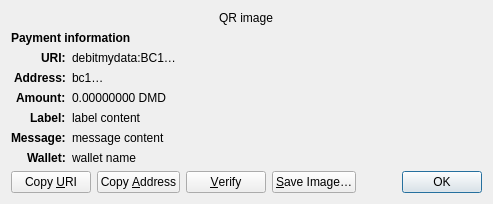
<?xml version="1.0" encoding="UTF-8"?>
<ui version="4.0">
 <class>ReceiveRequestDialog</class>
 <widget class="QDialog" name="ReceiveRequestDialog">
  <property name="geometry">
   <rect>
    <x>0</x>
    <y>0</y>
    <width>413</width>
    <height>229</height>
   </rect>
  </property>
  <property name="windowTitle">
   <string>Request payment to …</string>
  </property>
  <layout class="QGridLayout" name="gridLayout" columnstretch="0,1">
   <property name="sizeConstraint">
    <enum>QLayout::SetFixedSize</enum>
   </property>
   <item row="0" column="0" colspan="2" alignment="Qt::AlignHCenter">
    <widget class="QRImageWidget" name="qr_code">
     <property name="text">
      <string notr="true">QR image</string>
     </property>
     <property name="textInteractionFlags">
      <set>Qt::NoTextInteraction</set>
     </property>
    </widget>
   </item>
   <item row="1" column="0" colspan="2">
    <widget class="QLabel" name="payment_header">
     <property name="font">
      <font>
       <weight>75</weight>
       <bold>true</bold>
      </font>
     </property>
     <property name="text">
      <string>Payment information</string>
     </property>
     <property name="textInteractionFlags">
      <set>Qt::NoTextInteraction</set>
     </property>
    </widget>
   </item>
   <item row="2" column="0" alignment="Qt::AlignRight|Qt::AlignTop">
    <widget class="QLabel" name="uri_tag">
     <property name="font">
      <font>
       <weight>75</weight>
       <bold>true</bold>
      </font>
     </property>
     <property name="text">
      <string notr="true">URI:</string>
     </property>
     <property name="textFormat">
      <enum>Qt::PlainText</enum>
     </property>
     <property name="textInteractionFlags">
      <set>Qt::NoTextInteraction</set>
     </property>
    </widget>
   </item>
   <item row="2" column="1" alignment="Qt::AlignTop">
    <widget class="QLabel" name="uri_content">
     <property name="text">
      <string notr="true">debitmydata:BC1…</string>
     </property>
     <property name="textFormat">
      <enum>Qt::RichText</enum>
     </property>
     <property name="wordWrap">
      <bool>true</bool>
     </property>
     <property name="textInteractionFlags">
      <set>Qt::TextSelectableByMouse</set>
     </property>
    </widget>
   </item>
   <item row="3" column="0" alignment="Qt::AlignRight|Qt::AlignTop">
    <widget class="QLabel" name="address_tag">
     <property name="font">
      <font>
       <weight>75</weight>
       <bold>true</bold>
      </font>
     </property>
     <property name="text">
      <string>Address:</string>
     </property>
     <property name="textInteractionFlags">
      <set>Qt::NoTextInteraction</set>
     </property>
    </widget>
   </item>
   <item row="3" column="1" alignment="Qt::AlignTop">
    <widget class="QLabel" name="address_content">
     <property name="text">
      <string notr="true">bc1…</string>
     </property>
     <property name="textFormat">
      <enum>Qt::PlainText</enum>
     </property>
     <property name="textInteractionFlags">
      <set>Qt::TextSelectableByMouse</set>
     </property>
    </widget>
   </item>
   <item row="4" column="0" alignment="Qt::AlignRight|Qt::AlignTop">
    <widget class="QLabel" name="amount_tag">
     <property name="font">
      <font>
       <weight>75</weight>
       <bold>true</bold>
      </font>
     </property>
     <property name="text">
      <string>Amount:</string>
     </property>
     <property name="textInteractionFlags">
      <set>Qt::NoTextInteraction</set>
     </property>
    </widget>
   </item>
   <item row="4" column="1" alignment="Qt::AlignTop">
    <widget class="QLabel" name="amount_content">
     <property name="text">
      <string notr="true">0.00000000 DMD</string>
     </property>
     <property name="textFormat">
      <enum>Qt::PlainText</enum>
     </property>
     <property name="textInteractionFlags">
      <set>Qt::TextSelectableByMouse</set>
     </property>
    </widget>
   </item>
   <item row="5" column="0" alignment="Qt::AlignRight|Qt::AlignTop">
    <widget class="QLabel" name="label_tag">
     <property name="font">
      <font>
       <weight>75</weight>
       <bold>true</bold>
      </font>
     </property>
     <property name="text">
      <string>Label:</string>
     </property>
     <property name="textInteractionFlags">
      <set>Qt::NoTextInteraction</set>
     </property>
    </widget>
   </item>
   <item row="5" column="1" alignment="Qt::AlignTop">
    <widget class="QLabel" name="label_content">
     <property name="text">
      <string notr="true">label content</string>
     </property>
     <property name="textFormat">
      <enum>Qt::PlainText</enum>
     </property>
     <property name="wordWrap">
      <bool>true</bool>
     </property>
     <property name="textInteractionFlags">
      <set>Qt::TextSelectableByMouse</set>
     </property>
    </widget>
   </item>
   <item row="6" column="0" alignment="Qt::AlignRight|Qt::AlignTop">
    <widget class="QLabel" name="message_tag">
     <property name="font">
      <font>
       <weight>75</weight>
       <bold>true</bold>
      </font>
     </property>
     <property name="text">
      <string>Message:</string>
     </property>
     <property name="textInteractionFlags">
      <set>Qt::NoTextInteraction</set>
     </property>
    </widget>
   </item>
   <item row="6" column="1" alignment="Qt::AlignTop">
    <widget class="QLabel" name="message_content">
     <property name="text">
      <string notr="true">message content</string>
     </property>
     <property name="textFormat">
      <enum>Qt::PlainText</enum>
     </property>
     <property name="wordWrap">
      <bool>true</bool>
     </property>
     <property name="textInteractionFlags">
      <set>Qt::TextSelectableByMouse</set>
     </property>
    </widget>
   </item>
   <item row="7" column="0" alignment="Qt::AlignRight|Qt::AlignTop">
    <widget class="QLabel" name="wallet_tag">
     <property name="font">
      <font>
       <weight>75</weight>
       <bold>true</bold>
      </font>
     </property>
     <property name="text">
      <string>Wallet:</string>
     </property>
     <property name="textInteractionFlags">
      <set>Qt::NoTextInteraction</set>
     </property>
    </widget>
   </item>
   <item row="7" column="1" alignment="Qt::AlignTop">
    <widget class="QLabel" name="wallet_content">
     <property name="text">
      <string notr="true">wallet name</string>
     </property>
     <property name="textFormat">
      <enum>Qt::PlainText</enum>
     </property>
     <property name="wordWrap">
      <bool>true</bool>
     </property>
     <property name="textInteractionFlags">
      <set>Qt::TextSelectableByMouse</set>
     </property>
    </widget>
   </item>
   <item row="8" column="0" colspan="2">
    <layout class="QHBoxLayout" name="horizontalLayout">
     <item>
      <widget class="QPushButton" name="btnCopyURI">
       <property name="text">
        <string>Copy &amp;URI</string>
       </property>
       <property name="autoDefault">
        <bool>false</bool>
       </property>
      </widget>
     </item>
     <item>
      <widget class="QPushButton" name="btnCopyAddress">
       <property name="text">
        <string>Copy &amp;Address</string>
       </property>
       <property name="autoDefault">
        <bool>false</bool>
       </property>
      </widget>
     </item>
     <item>
      <widget class="QPushButton" name="btnVerify">
       <property name="text">
        <string>&amp;Verify</string>
       </property>
       <property name="toolTip">
        <string>Verify this address on e.g. a hardware wallet screen</string>
       </property>
       <property name="autoDefault">
        <bool>false</bool>
       </property>
      </widget>
     </item>
     <item>
      <widget class="QPushButton" name="btnSaveAs">
       <property name="text">
        <string>&amp;Save Image…</string>
       </property>
       <property name="autoDefault">
        <bool>false</bool>
       </property>
      </widget>
     </item>
     <item>
      <spacer name="horizontalSpacer_2">
       <property name="orientation">
        <enum>Qt::Horizontal</enum>
       </property>
       <property name="sizeHint" stdset="0">
        <size>
         <width>40</width>
         <height>20</height>
        </size>
       </property>
      </spacer>
     </item>
     <item>
      <widget class="QDialogButtonBox" name="buttonBox">
       <property name="focusPolicy">
        <enum>Qt::StrongFocus</enum>
       </property>
       <property name="standardButtons">
        <set>QDialogButtonBox::Ok</set>
       </property>
      </widget>
     </item>
    </layout>
   </item>
  </layout>
 </widget>
 <customwidgets>
  <customwidget>
   <class>QRImageWidget</class>
   <extends>QLabel</extends>
   <header>qt/qrimagewidget.h</header>
  </customwidget>
 </customwidgets>
 <tabstops>
  <tabstop>buttonBox</tabstop>
  <tabstop>btnCopyURI</tabstop>
  <tabstop>btnCopyAddress</tabstop>
  <tabstop>btnSaveAs</tabstop>
 </tabstops>
 <resources/>
 <connections>
  <connection>
   <sender>buttonBox</sender>
   <signal>accepted()</signal>
   <receiver>ReceiveRequestDialog</receiver>
   <slot>accept()</slot>
   <hints>
    <hint type="sourcelabel">
     <x>135</x>
     <y>230</y>
    </hint>
    <hint type="destinationlabel">
     <x>135</x>
     <y>126</y>
    </hint>
   </hints>
  </connection>
 </connections>
</ui>
